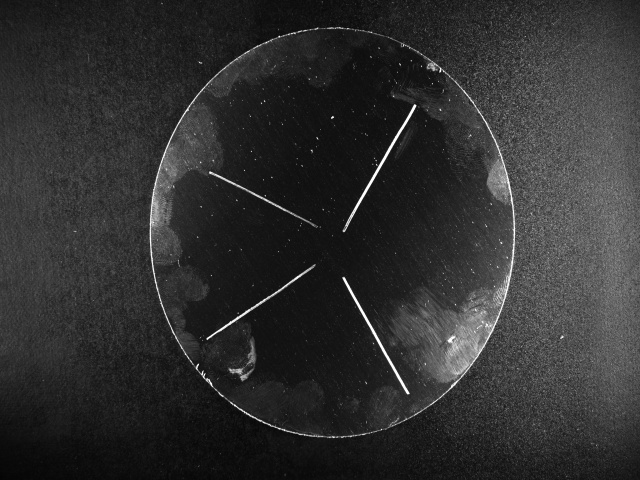
#> input picture edge(red)/input_images/ca_shang1.jpg, 640 x 480 px, found by its file name; its folder holds only this picture in this run
$ python 55.py   (older library calls are emulated)
#> lines starting #> are read from the running program, lines starting #| are printed output that depends on the picture; after the words box and inside, x2 and y2 are one past the last pixel; in counts of white or black regions, pixels touching at a corner belong together
#> in process_image, img is the input picture: shape (480, 640); min 4, max 255, mean 47.7
import os
import cv2
import numpy as np
from tqdm import tqdm

def optimize_for_metal_defects(img):
    """专为金属表面缺陷检测优化的预处理流程 - 高对比度低亮度版"""
    # 转换为灰度图（确保是单通道）
    if len(img.shape) > 2:
        gray = cv2.cvtColor(img, cv2.COLOR_BGR2GRAY)
    else:
        gray = img.copy()

    # 1. 初始亮度降低 (降低整体亮度)
    gray = cv2.convertScaleAbs(gray, alpha=0.7, beta=-30)  # 降低亮度

    # 2. 自适应直方图均衡化 - 增强对比度
    clahe = cv2.createCLAHE(clipLimit=6.0, tileGridSize=(12, 12))  # 更高clipLimit，更小网格
    enhanced = clahe.apply(gray)

    # 3. 缺陷特异性增强 - 改进的锐化
    blurred = cv2.GaussianBlur(enhanced, (3, 3), 0)  # 轻微模糊
    laplacian = cv2.Laplacian(blurred, cv2.CV_64F)
    sharpened = cv2.addWeighted(enhanced, 1.8, blurred, -0.8, 0)  # 更强锐化

    # 4. 多阈值缺陷提取
    # 针对暗色缺陷 (降低阈值灵敏度)
    _, black_defects = cv2.threshold(sharpened, 30, 255, cv2.THRESH_BINARY_INV)  # 固定阈值
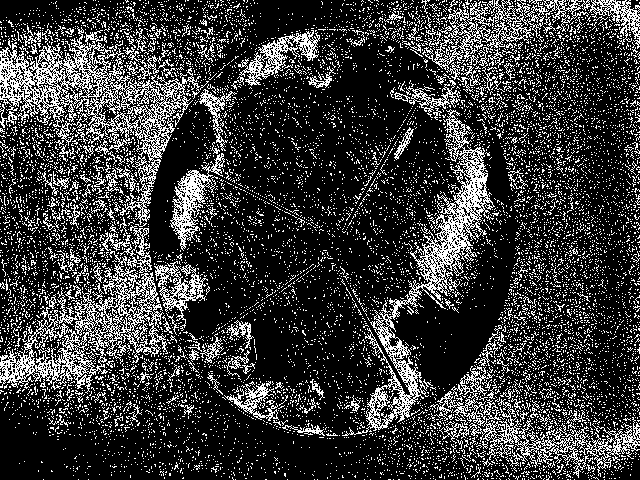
#> black_defects: shape (480, 640); 22.4% white in thin lines or dots

    # 针对亮色缺陷 (提高阈值灵敏度)
    _, white_defects = cv2.threshold(sharpened, 220, 255, cv2.THRESH_BINARY)  # 固定高阈值
#> white_defects: shape (480, 640); 1.5% white in thin lines or dots, all inside (x1, y1, x2, y2) = (150, 28, 640, 438)

    # 自适应阈值增强 (提高对比度)
    adaptive_thresh = cv2.adaptiveThreshold(sharpened, 255, cv2.ADAPTIVE_THRESH_GAUSSIAN_C,
                                          cv2.THRESH_BINARY, 15, 5)  # 增大block size和C值
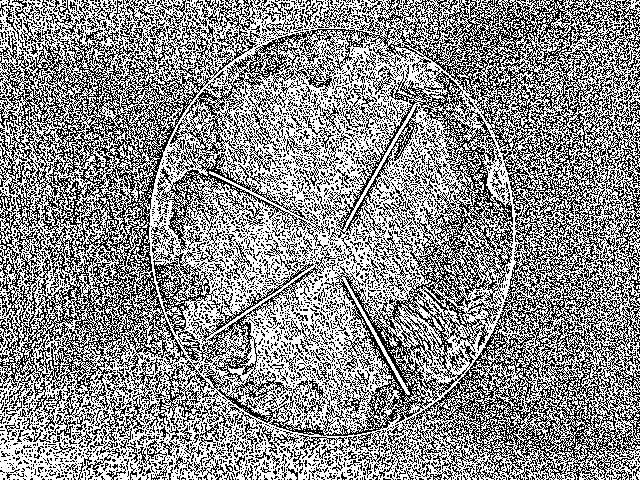
#> adaptive_thresh: shape (480, 640); 55.5% white; black in thin lines or dots

    # 组合多种阈值结果
    defects = cv2.bitwise_or(black_defects, white_defects)
#> defects: shape (480, 640); 23.8% white in thin lines or dots
    defects = cv2.bitwise_or(defects, adaptive_thresh)
#> defects: shape (480, 640); 77.2% white; black in thin lines or dots

    # 5. 改进的形态学处理
    kernel = cv2.getStructuringElement(cv2.MORPH_ELLIPSE, (3,3))
    defects = cv2.morphologyEx(defects, cv2.MORPH_OPEN, kernel, iterations=1)
#> defects: shape (480, 640); 62.9% white; 4460 black regions (4226 under 20 px), largest, box (x1, y1, x2, y2) and area: (393, 27, 640, 441) 35476, (170, 0, 453, 480) 33061, (0, 357, 321, 480) 11699
    defects = cv2.morphologyEx(defects, cv2.MORPH_CLOSE, kernel, iterations=2)
#> defects: shape (480, 640); 83.8% white; 896 black regions (342 under 20 px), largest, box (x1, y1, x2, y2) and area: (442, 202, 525, 346) 2769, (576, 246, 640, 319) 1389, (166, 97, 214, 175) 1279

    # 6. 边缘增强 (降低阈值)
    edges = cv2.Canny(sharpened, 30, 100)  # 更低阈值检测更多边缘
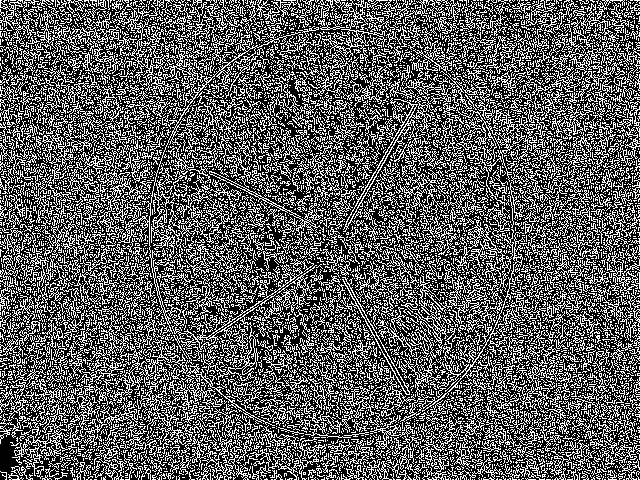
#> edges: shape (480, 640); 36.2% white in thin lines or dots
    defects = cv2.bitwise_or(defects, edges)
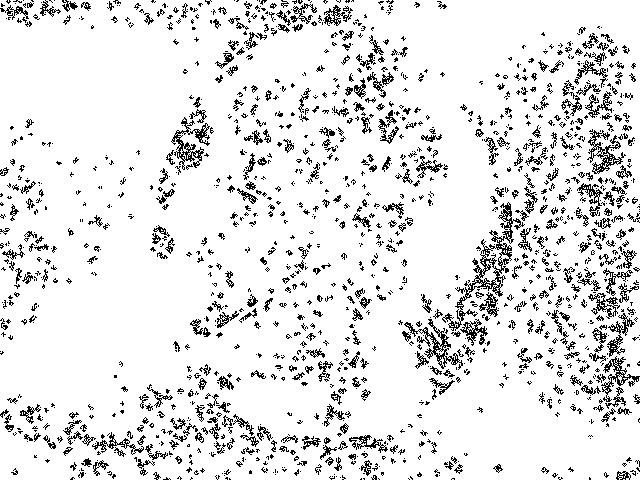
#> defects: shape (480, 640); 89.5% white; black in thin lines or dots

    # 7. 结果合成 - 高对比度混合
    # 先增强原始图像的对比度
    sharpened_high_contrast = cv2.convertScaleAbs(sharpened, alpha=1.5, beta=0)
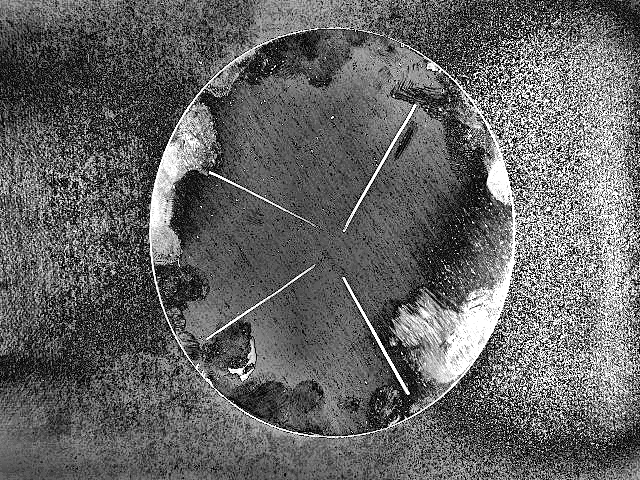
#> sharpened_high_contrast: shape (480, 640); min 0, max 255, mean 100.8
    # 与缺陷图混合
    result = cv2.addWeighted(sharpened_high_contrast, 0.7, defects, 0.5, -20)  # 降低整体亮度

    # 8. 最终对比度调整
    result = cv2.convertScaleAbs(result, alpha=1.3, beta=-30)  # 进一步提高对比度，降低亮度

    return result

def process_image(input_path, output_path, show_comparison=False):
    """处理单个图像并可选显示对比"""
    img = cv2.imread(input_path, cv2.IMREAD_GRAYSCALE)
    if img is None:
        print(f"无法读取图像: {input_path}")
        return

    processed = optimize_for_metal_defects(img)

    if show_comparison:
        # 调整显示大小以适应屏幕
        scale_percent = 60  # 调整为原图的60%
        width = int(img.shape[1] * scale_percent / 100)
#> width = 384
        height = int(img.shape[0] * scale_percent / 100)
#> height = 288
        dim = (width, height)
#> dim = (384, 288)

        resized_original = cv2.resize(img, dim, interpolation=cv2.INTER_AREA)
        resized_processed = cv2.resize(processed, dim, interpolation=cv2.INTER_AREA)
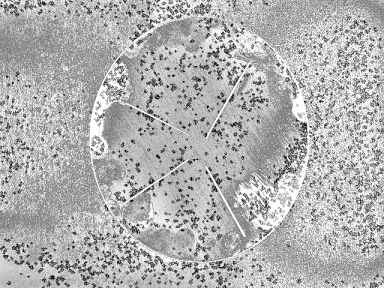
#> resized_processed: shape (288, 384); min 1, max 255, mean 176.9

        comparison = np.hstack((resized_original, resized_processed))
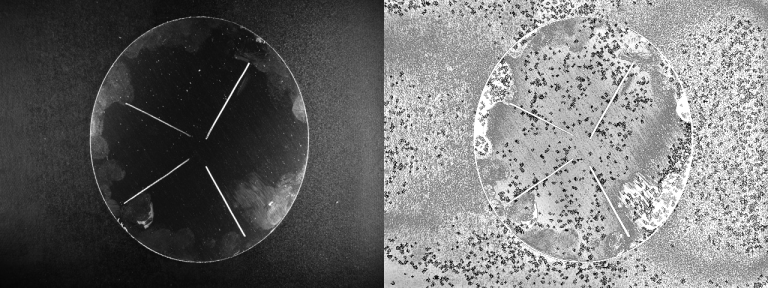
#> comparison: shape (288, 768); min 1, max 255, mean 112.3
        cv2.imshow('Original (左) vs Processed (右)', comparison)
        cv2.waitKey(800)  # 显示0.8秒
        cv2.destroyAllWindows()

    cv2.imwrite(output_path, processed)

def batch_process_images(input_folder, output_folder, show_comparison=False):
    """批量处理文件夹中的所有图像"""
    # 确保输出文件夹存在
    os.makedirs(output_folder, exist_ok=True)

    # 获取所有图像文件
    supported_formats = ('.jpg', '.jpeg', '.png', '.bmp', '.tiff')
    image_files = [f for f in os.listdir(input_folder)
                  if f.lower().endswith(supported_formats)]

    if not image_files:
        print(f"在文件夹 {input_folder} 中没有找到支持的图像文件")
        return

    print(f"开始处理 {len(image_files)} 张铝片图像...")
    print("检测类型: 划痕/黑点/褶皱等表面缺陷")
    print("处理模式: 高对比度/低亮度")

    # 使用进度条显示处理进度
    for filename in tqdm(image_files, desc="处理进度"):
        input_path = os.path.join(input_folder, filename)
        output_path = os.path.join(output_folder, filename)
        process_image(input_path, output_path, show_comparison)

    print(f"所有图像处理完成! 结果已保存到: {output_folder}")

if __name__ == "__main__":
    # 配置路径
    base_dir = r"D:\app\pythonMODEDEMO"  # 修改为你的实际路径
    input_dir = os.path.join(base_dir, "input_images")
    output_dir = os.path.join(base_dir, "output_images")

    # 检查输入目录
    if not os.path.exists(input_dir):
        print(f"错误：输入目录不存在 {input_dir}")
        print("请创建 input_images 文件夹并放入待检测的铝片图片")
        input("按回车键退出...")
        exit()

    # 执行批量处理(show_comparison=True可显示处理前后对比)
    batch_process_images(input_dir, output_dir, show_comparison=True)  # 默认显示对比

    # 防止窗口闪退
#> (the run stopped early here; a loop or call above may not have finished)

$ run again, on edge(red)/input_images/ca_shang17.jpg
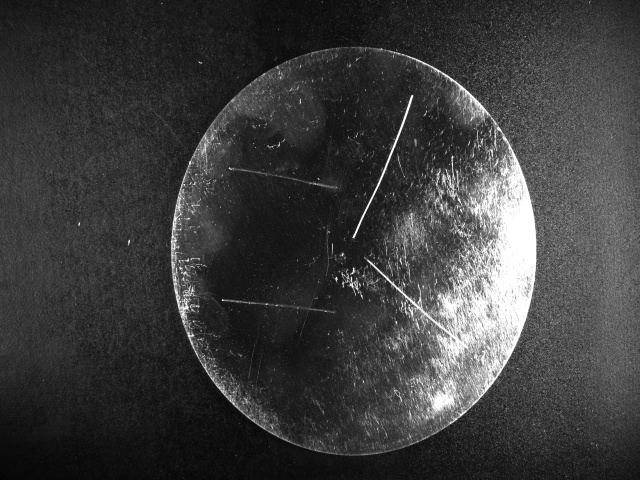
#> input picture edge(red)/input_images/ca_shang17.jpg, 640 x 480 px, found by its file name
#> in process_image, img is the input picture: shape (480, 640); min 4, max 255, mean 60.9
#> black_defects: shape (480, 640); 23.8% white in thin lines or dots
#> white_defects: shape (480, 640); 2.9% white in thin lines or dots, all inside (x1, y1, x2, y2) = (79, 36, 640, 449)
#> adaptive_thresh: shape (480, 640); 53.9% white; black in thin lines or dots
#> edges: shape (480, 640); 36.5% white in thin lines or dots
#> in process_image, `comparison = np.hstack((resized_original, resized_processed))`:
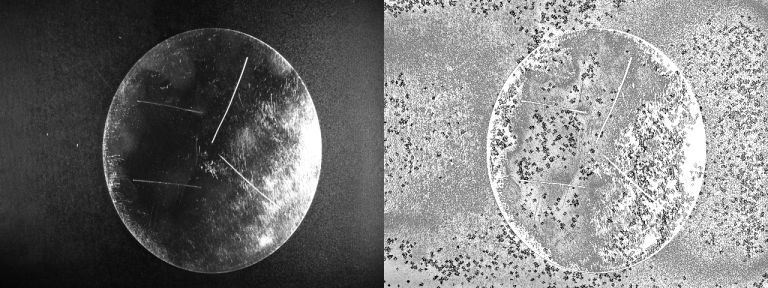
#> comparison: shape (288, 768); min 5, max 255, mean 120.7
